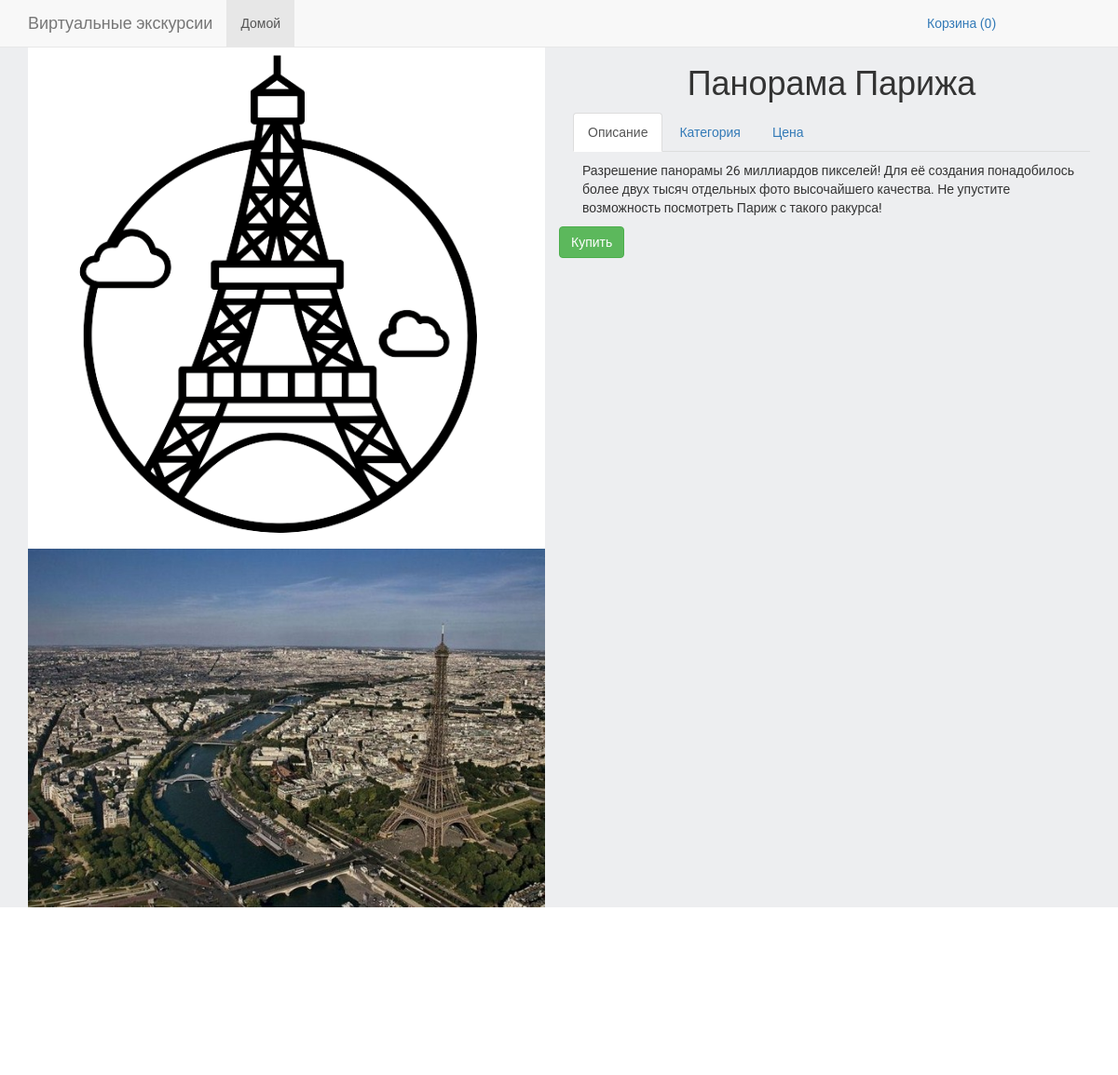
Screenshot of /excursion/3/ with the database file from the repository.
### excursions/models.py (models this page shows, shortened)
class ExcursionImage(models.Model):
    excursion = models.ForeignKey(Excursion, blank=True, null=True, default=None, on_delete=models.CASCADE)
    image = models.ImageField(upload_to='excursion_images/')
    is_main = models.BooleanField(default=False)
    is_active = models.BooleanField(default=True)
    created = models.DateTimeField(auto_now_add=True, auto_now=False)
    updated = models.DateTimeField(auto_now_add=False, auto_now=True)
    class Meta:
        verbose_name = 'Фотография'
        verbose_name_plural = 'Фотографии'

class Excursion(models.Model):
    name = models.CharField(max_length=64, blank=True, null=True, default=None)
    price = models.DecimalField(max_digits=10, decimal_places=2, default=0)
    discount = models.IntegerField(default=0)
    category = models.ForeignKey(ExcursionCategory, blank=True, null=True, default=None, on_delete=models.CASCADE)
    description = models.TextField(blank=True, null=True, default=None)
    is_active = models.BooleanField(default=True)
    created = models.DateTimeField(auto_now_add=True, auto_now=False)
    updated = models.DateTimeField(auto_now_add=False, auto_now=True)
    class Meta:
        verbose_name = 'Экскурсия'
        verbose_name_plural = 'Экскурсии'

### excursions/views.py (the view)
# urls.py: url(r'^excursion/(?P<excursion_id>\w+)/$', views.excursion, name='excursion')
def excursion(request, excursion_id):
    excursion =  Excursion.objects.get(id=excursion_id)
    session_key = request.session.session_key
    if not session_key:
        request.session.cycle_key()
    print(request.session.session_key)
    return render(request, 'excursions/excursion.html', locals())

### excursions/models.py (called while the page is built)
    def __str__(self):
        return "%s" % self.name

### purchases/context_processors.py (called while the page is built)
def getting_basket_info(request):
    session_key = request.session.session_key
    if not session_key:
        request.session.cycle_key()
    print(request.session.session_key)
    excursions_total_nmb = ExcursionInBasket.objects.filter(session_key=session_key, is_active= True).count()
    return locals()

### templates/excursions/excursion.html (shortened to what this page needs)
{% extends 'base.html' %}
{% load static %}
{% block content %}
    <div class="container">
        <div class="row">
            <div class="col-lg-6">
                {% for image_item in excursion.excursionimage_set.all %}
                    <img src="{{ image_item.image.url }}" class="img-responsive">
                {% endfor %}
            </div>
            <div  class="col-lg-6">
                <h1 class="text-center">
                    {{ excursion.name }}
                </h1>
                      <ul class="nav nav-tabs" role="tablist">
                        <li role="presentation" class="active">
                            <a href="#description" aria-controls="home" role="tab" data-toggle="tab">
                                Описание
                            </a>
                        </li>
                        <li role="presentation">
                            <a href="#category" aria-controls="profile" role="tab" data-toggle="tab">
                                Категория
                            </a>
                        </li>
                        <li role="presentation"><a href="#price" aria-controls="messages" role="tab" data-toggle="tab">Цена</a></li>
                      </ul>
                      <div class="tab-content product-description-tabs">
                        <div role="tabpanel" class="tab-pane active" id="description">
                            {{ excursion.description }}
                        </div>
                      </div>
            </div>
                <form id="form_buying_excursion" class="form-inline" action="{% url 'basket_adding' %}"> {% csrf_token %}
                    <div class="item_btn">
                        <button class="btn btn-success btn-by" id="submit_btn"
                        data-excursion-id="{{ excursion.id }}"
                        data-price="{{ excursion.price }}"
                        data-name="{{ excursion.name }}">
                            Купить
                        </button>
                    </div>
                </form>
        </div>
    </div>
{% endblock content %}

### static/style.css (style rules this page uses)
html, body,title { height: 100%; max-height: 100%; font-family: Roboto, sans-serif; background-color: #edeef0; }
.product-description-tabs { padding: 10px; }

### rows the page displays
ExcursionImage: image (picture)
ExcursionImage: image (picture)
Excursion: name "Панорама Парижа", description "Разрешение панорамы 26 миллиардов пикселей! Для её создания понадобилось более двух тысяч отдельных фото высочайшего качества. Не упустите возможность посмотреть Париж с такого ракурса!"
